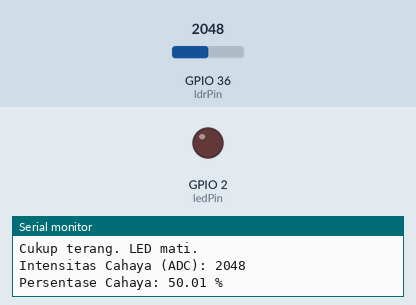
This sketch was run on a simulated ESP32. Parts: output pins drawn as LEDs (lit = HIGH), the last lines printed to the serial monitor. The test bench sets the inputs (shaded band); at power-on: GPIO 36 (ldrPin) = 2048.

Above: at 1.8 s.
1.9 s: GPIO 36 (ldrPin) set to 838
3.4 s: GPIO 36 (ldrPin) set to 770
At 5.2 s:
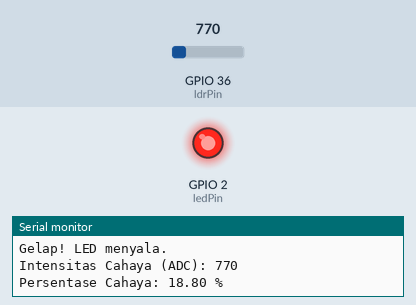
5.5 s: GPIO 36 (ldrPin) set to 840
At 6.8 s:
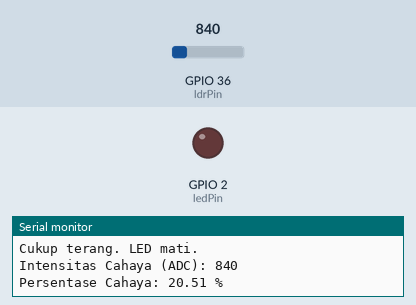
7.5 s: GPIO 36 (ldrPin) set to 760
At 8.5 s:
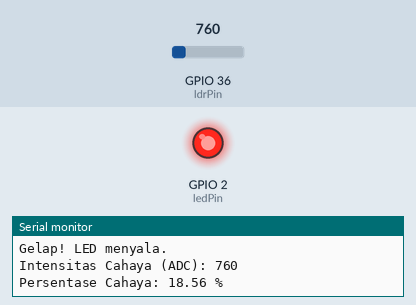
Timing chart, 0 to 10.5 s (numbered marks = the images above; inputs shaded):
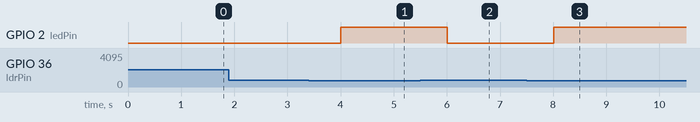

Measured:
- the behaviour switches between 800 and 799 on GPIO 36 (ldrPin) (found by bisection; images 0 and 1)
- after the input at 3.4 s, GPIO 2 (ledPin): LOW → HIGH after 0.61 s
- after the input at 5.5 s, GPIO 2 (ledPin): HIGH → LOW after 0.51 s
- after the input at 7.5 s, GPIO 2 (ledPin): LOW → HIGH after 0.51 s

The sketch:

sketch.ino
```cpp
const byte ldrPin = A0;
const byte ledPin = 2;

void setup() {
  Serial.begin(115200);
  pinMode(ledPin, OUTPUT);
  digitalWrite(ledPin, LOW);
}

void loop() {
  int ldrValue = analogRead(ldrPin);
  float persenCahaya = (ldrValue / 4095.0) * 100.0;

  if (ldrValue < 800) {
    digitalWrite(ledPin, HIGH);
    Serial.println("Gelap! LED menyala.");
  } else {
    digitalWrite(ledPin, LOW);
    Serial.println("Cukup terang. LED mati.");
  }

  Serial.print("Intensitas Cahaya (ADC): ");
  Serial.println(ldrValue);
  Serial.print("Persentase Cahaya: ");
  Serial.print(persenCahaya);
  Serial.println(" %");

  delay(1000);
}
```
